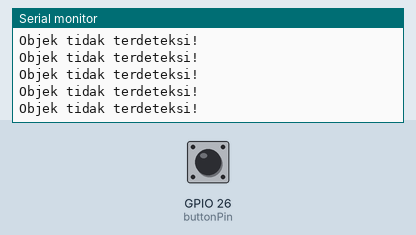
A sketch run on a simulated ESP32. Shown: the last lines printed to the serial monitor. Inputs (shaded band) come from the test bench; at power-on: GPIO 26 (buttonPin) LOW. WiFi joins after 1.5 s; servers stay silent unless stated.

Above: at 2.7 s.
2.8 s: GPIO 26 (buttonPin) pulled HIGH for 0.15 s
At 3.8 s:
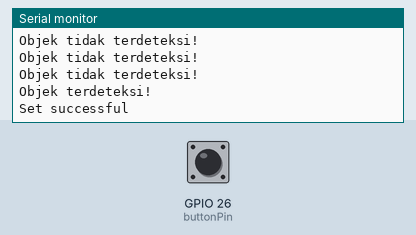
4.4 s: GPIO 26 (buttonPin) pulled HIGH for 3.2 s
At 6.6 s:
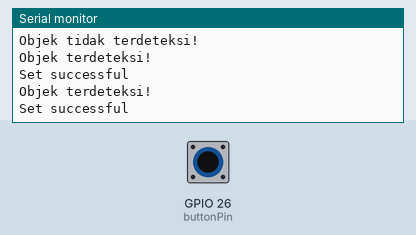
10.6 s: GPIO 26 (buttonPin) pulled HIGH for 1 s
At 10.75 s:
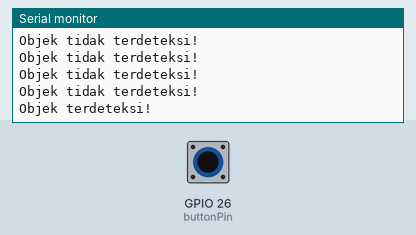
14.6 s: GPIO 26 (buttonPin) pulled HIGH for 0.15 s
At 15.6 s:
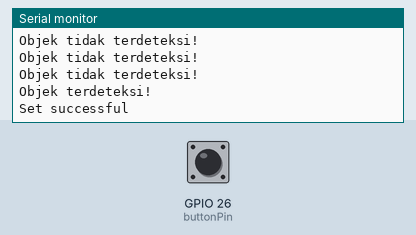
17.7 s: GPIO 26 (buttonPin) pulled HIGH for 1 s
At 17.85 s:
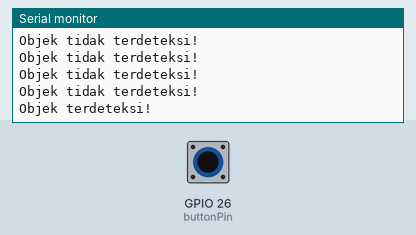
21.7 s: GPIO 26 (buttonPin) pulled HIGH for 0.15 s
At 22.4 s:
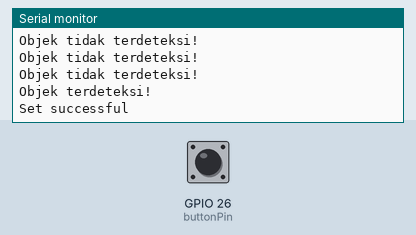

Measured:
- after the input at 2.8 s, the serial monitor: prints a new line at once (image 1)
- after the input at 10.6 s, the serial monitor: prints a new line at once (image 3)
- after the input at 14.6 s, the serial monitor: prints a new line at once (image 4)
- after the input at 17.7 s, the serial monitor: prints a new line at once (image 5)
- after the input at 21.7 s, the serial monitor: prints a new line at once (image 6)

The sketch:

IFProximity_Start.ino
```cpp
#include <WiFi.h>
#include <ESP32Firebase.h>
#include <HTTPClient.h>
#include <ArduinoJson.h>

// Konfigurasi WiFi - Tambahkan beberapa SSID dan Password ke array
const char* ssidList[] = {"KOSAN IBU NUR", "Ruang Aslab", "HERU TRIANA X250"};
const char* passwordList[] = {"sikembar", "labkom2023", "heru1234"};
const int wifiCount = sizeof(ssidList) / sizeof(ssidList[0]);  // Total jumlah jaringan Wi-Fi

#define INTERNAL_LED 2

// Konfigurasi Firebase
#define REFERENCE_URL ""
#define FIREBASE_AUTH ""
#define FIREBASE_DB_SECRET ""
Firebase firebase(REFERENCE_URL);

// Pin untuk sensor inframerah
const int buttonPin = 26;
int buttonState = 0;

void setup() {
  Serial.begin(9600);

  // Coba sambungkan ke Wi-Fi dari daftar
  bool connected = false;
  for (int i = 0; i < wifiCount; i++) {
    Serial.print("Connecting to Wi-Fi: ");
    Serial.println(ssidList[i]);
    WiFi.begin(ssidList[i], passwordList[i]);

    // Tunggu hingga terhubung atau timeout
    int attempts = 0;
    while (WiFi.status() != WL_CONNECTED && attempts < 20) {  // 20 * 500ms = 10 detik untuk setiap Wi-Fi
      Serial.print(".");
      delay(500);
      attempts++;
    }

    if (WiFi.status() == WL_CONNECTED) {
      connected = true;
      Serial.println();
      Serial.print("Connected to Wi-Fi with IP: ");
      Serial.println(WiFi.localIP());
      break;  // Keluar dari loop jika terhubung
    } else {
      Serial.println("\nFailed to connect. Trying next network...");
    }
  }

  if (!connected) {
    Serial.println("Failed to connect to any Wi-Fi network.");
    while (true);  // Berhenti jika tidak dapat terhubung ke jaringan mana pun
  }

  pinMode(buttonPin, INPUT);
  Serial.println("Program dimulai");
}

void loop() {
  buttonState = digitalRead(buttonPin);

  if (buttonState == HIGH) {
    Serial.println("Objek terdeteksi!");

    // Kirim data ke Firebase
    if (firebase.setInt("start", 1)) {
       digitalWrite(INTERNAL_LED,HIGH);
      Serial.println("Set successful");
    } else {
      Serial.println("Set failed");
    }

    // Delay 1 detik
    delay(1000);
  } else {
    Serial.println("Objek tidak terdeteksi!");
    digitalWrite(INTERNAL_LED,LOW);
  }
}
```
